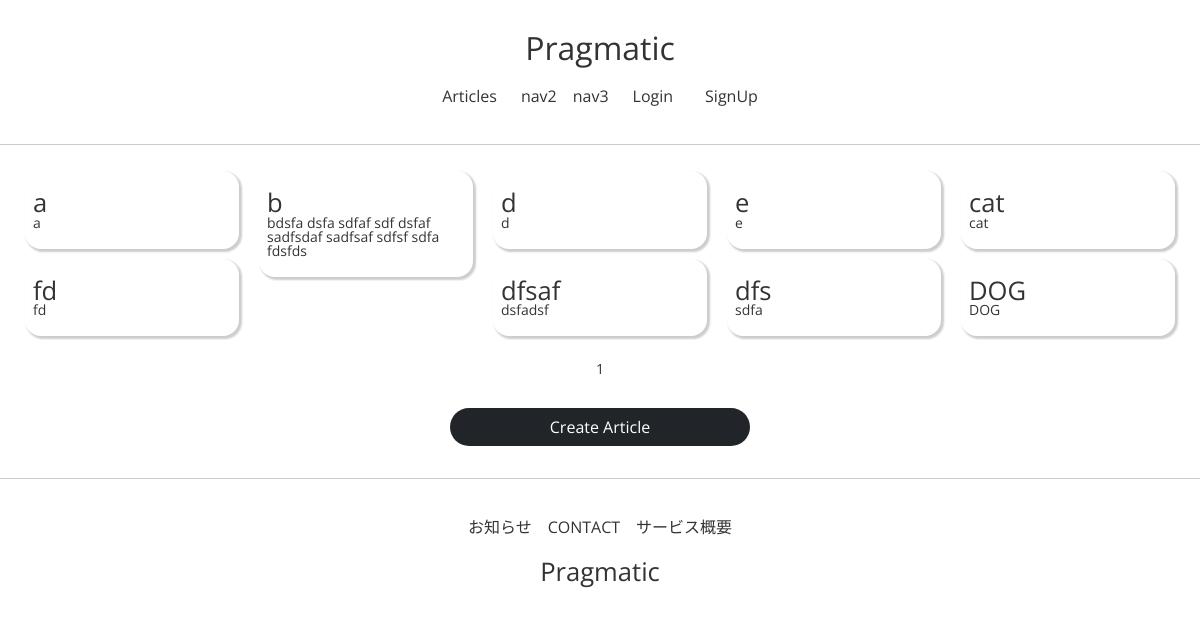
The app's page /articles/list/ with its own data.
### articleapp/models.py (models this page shows)
class Article(models.Model):
    writer = models.ForeignKey(
        User, on_delete=models.SET_NULL, related_name='article', null=True)
    title = models.CharField(max_length=200, null=True)
    image = models.ImageField(upload_to='article/', null=False)
    content = models.TextField(null=True)
    created_at = models.DateField(auto_now_add=True, null=True)

### articleapp/views.py (the view)
# urls.py: path('list/', ArticleListView.as_view(), name='list'),
class ArticleListView(ListView):
    model = Article
    context_object_name = 'article_list'
    template_name = 'articleapp/list.html'
    paginate_by = 10

### articleapp/templates/articleapp/list.html
{% extends 'base.html' %}
{% load static %}
{% block content %}
<section>
    {% if article_list %}
    <div class="wf-container">
        {% for article in article_list %}
            <div class="wf-box">
                <a href="{% url 'articleapp:detail' pk=article.pk %}">
                {% include 'snippets/card.html' with article=article %}
                </a>
            </div>
        {% endfor %}
    </div>
    {% else %}
    <div style="text-align:center">
        <h2>No Article</h2>
    </div>
    {% endif %}
    {% include 'snippets/pagination.html' with page_obj=page_obj %}
     <div style="text-align:center">
         <a href="{% url 'articleapp:create' %}" class="btn btn-dark rounded-pill col-3 mt-3 mb-3">
             Create Article
         </a>
     </div>
</section>
{% endblock %}

### templates/snippets/card.html (shortened to what this page needs)
<div class="content">
    <h3>{{ article.title }}</h3>
    <p>{{ article.content }}</p>
</div>

### static/css/variables.css (style rules this page uses)
:root { --line-color: #00b900; --border-color: #202a43; --search-color: #323b54; --settings-color: #f5f5f5; }

### static/css/base.css (style rules this page uses)
* { box-sizing: border-box; margin: 0; padding: 0; }
body { font-family: "Open Sans", sans-serif; font-size: 14px; color: #333; }
h3 { font-size: 1.8rem; }
h3 { font-size: 1.6rem; }
a { padding: 8px; }

### static/css/wf-style.css (style rules this page uses)
.btn { padding: 6px 12px; border: 1px solid transparent; border-radius: 4px; cursor: pointer; }
.wf-container { margin: 0 auto; }
.wf-container:before, .wf-container:after { content: ""; display: table; }
.wf-container:after { clear: both; }
.wf-box { margin: 10px; border-radius: 16px; box-shadow: 2px 2px 2px 1px rgba(0, 0, 0, 0.2); }
.wf-box .content { padding: 5px 8px; }
@media screen and (min-width: 768px) { .wf-container { width: 750px; } }
@media screen and (min-width: 992px) { .wf-container { width: 970px; } }
@media screen and (min-width: 1200px) { .wf-container { width: 1170px; } }

### records on screen
Article: title "a", content "a"
Article: title "b", content "bdsfa dsfa sdfaf sdf dsfaf sadfsdaf sadfsaf sdfsf sdfa fdsfds"
Article: title "d", content "d"
Article: title "e", content "e"
Article: title "cat", content "cat"
Article: title "fd", content "fd"
Article: title "dfsaf", content "dsfadsf"
Article: title "dfs", content "sdfa"
Article: title "DOG", content "DOG"

### other values on screen
{{ page_obj.number }} "1"
